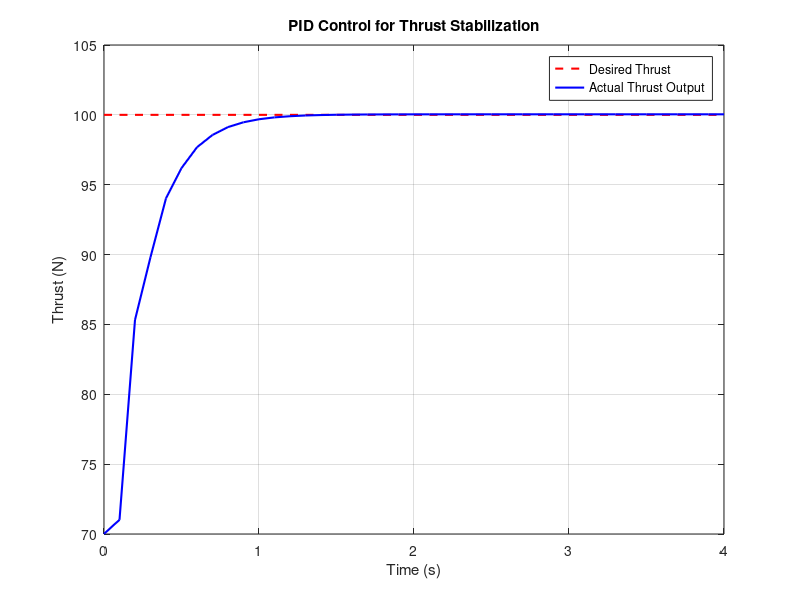

Write the MATLAB code that produced this figure.

clear; clc;

% Simulation parameters
desired_thrust = 100; % Desired thrust in N
time_step = 0.1; % Time interval in seconds
sim_time = 4; % Total simulation time in seconds
time = 0:time_step:sim_time; % Time vector


% PID controller parameters (tuned as needed)
Kp = 0.5; % Proportional gain
Ki = 0.001; % Integral gain
Kd = 0.02; % Derivative gain

% Initialize variables for PID control
integral = 0;
previous_error = 0;
current_thrust = 0; % Start from 0 as specified

% Arrays to store results for plotting
actual_thrust = zeros(1, length(time));
desired_thrust_values = desired_thrust * ones(1, length(time));

% PID Control Simulation Loop
for i = 1:length(time)
    % Error calculation
    error = desired_thrust - current_thrust;
    
    % PID calculations
    integral = integral + error * time_step;
    derivative = (error - previous_error) / time_step;
    control_output = Kp * error + Ki * integral + Kd * derivative;
    
    % Update thrust based on control output
    current_thrust = current_thrust + control_output;
    
    % Store results for plotting
    actual_thrust(i) = current_thrust;
    
    % Update for next iteration
    previous_error = error;
end

% Plot the results
figure;
plot(time, desired_thrust_values, 'r--', 'LineWidth', 1.5); % Desired thrust
hold on;
plot(time, actual_thrust, 'b-', 'LineWidth', 1.5); % Actual thrust output
xlabel('Time (s)');
ylabel('Thrust (N)');
title('PID Control for Thrust Stabilization');
legend('Desired Thrust', 'Actual Thrust Output');
grid on;
hold off;
